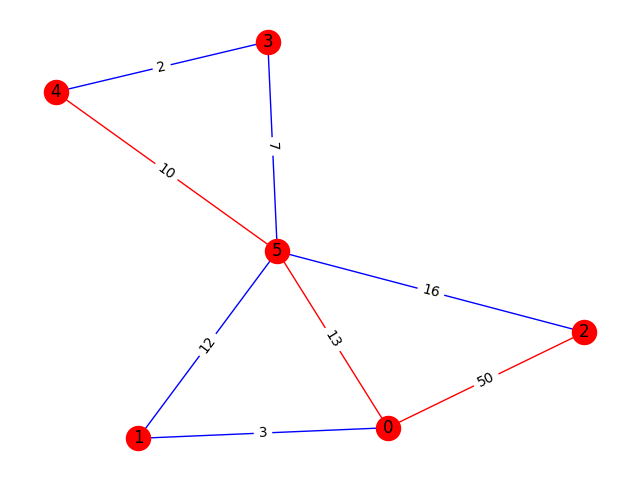

Write the Python code that produced this figure.
import sys
from platform import node
import networkx as nx
import matplotlib.pyplot as plot
import collections

class graph(object):
    def __init__(self, vertices):
        self.V = vertices
        self.graph = [[0 for column in range(vertices)]
                      for row in range(vertices)]

    def printMST(self, parent):
        print("Edge \tWeight")

        for i in range(1, self.V):
            print(parent[i], "-", i, "\t", self.graph[i][parent[i]])
            G.add_edge(parent[i], i, color='b')

    def minKey(self, key, mstSet):
        min = sys.maxsize
        min_index = 0

        for v in range(self.V):
            if key[v] < min and mstSet[v] == False:
                min = key[v]
                min_index = v

        return min_index

    def primMST(self):
        key = [sys.maxsize] * self.V
        key[0] = 0  # start vertix
        parent = [None] * self.V
        mstSet = [False] * self.V

        parent[0] = -1  # root of a tree has no parent

        for i in range(self.V):

            u = self.minKey(key, mstSet)

            mstSet[u] = True

            for v in range(self.V):

                if key[v] > self.graph[u][v] > 0 and mstSet[v] == False:
                    key[v] = self.graph[u][v]
                    parent[v] = u


        self.printMST(parent)


print("Enter number of vertices and edges : ")
# number of vertices
vertices = int(input())
# number of edges
edges = int(input())

g = graph(vertices)

G = nx.Graph()
edge = collections.defaultdict(list)
edge_labels = {}

for i in range(vertices):
    G.add_node(i)

for i in range(vertices):
    g.graph[0].append(0)
print("Enter edges and their weights : ")
for i in range(edges):
    u, v, w = [int(x) for x in input().split()]
    g.graph[u][v] = w
    g.graph[v][u] = w
    edge[w].append((u, v))
    edge_labels.update({(u, v): w})
    G.add_edge(u, v, color='r')

edge = sorted(edge.items())



g.primMST()


position = nx.spring_layout(G)
colors = [G[u][v]['color'] for u, v in G.edges()]
nx.draw(G, position, edge_color=colors, with_labels=True)
nx.draw_networkx_edge_labels(G, position, edge_labels=edge_labels)
plot.savefig("prim.png")
plot.show()
